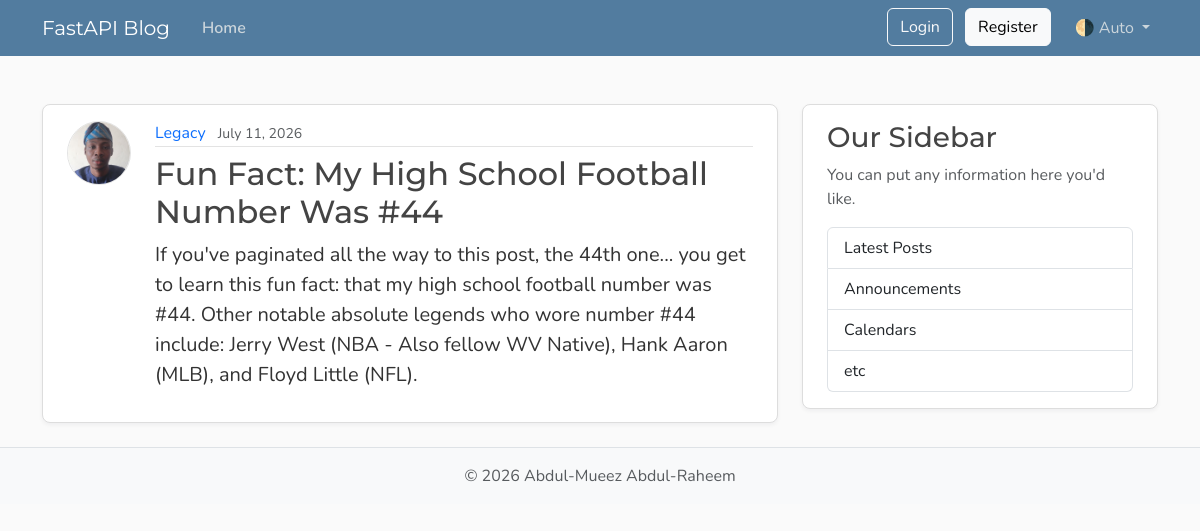
/posts/1, run on the app's committed database.
### model.py (models this page shows, shortened)
class User(Base):
    __tablename__ = "users"
    id: Mapped[int] = mapped_column(Integer, primary_key=True, index=True)
    username: Mapped[str] = mapped_column(String(50), unique=True, nullable=False)
    email: Mapped[str] = mapped_column(String(120), unique=True, nullable=False)
    password_hash: Mapped[str] = mapped_column(String(200), nullable=False)
    image_file: Mapped[str | None] = mapped_column(
        String(200),
        nullable=True,
        default=None,
    )
    posts: Mapped[list[Post]] = relationship(back_populates="author", cascade="all, delete-orphan")

class Post(Base):
    __tablename__ = "posts"
    id: Mapped[int] = mapped_column(Integer, primary_key=True, index=True)
    title: Mapped[str] = mapped_column(String(100), nullable=False)
    content: Mapped[str] = mapped_column(Text, nullable=False)
    user_id: Mapped[int] = mapped_column(
        ForeignKey("users.id"),
        nullable=False,
        index=True,
    )
    date_posted: Mapped[datetime] = mapped_column(
        DateTime(timezone=True),
        default=lambda: datetime.now(UTC),
    )
    author: Mapped[User] = relationship(back_populates="posts")

### main.py (the view)
@app.get("/posts/{post_id}", include_in_schema=False)
async def post_page(request: Request, post_id: int, db: Annotated[AsyncSession, Depends(get_db)]):
    result = await db.execute(
        select(model.Post).options(selectinload(model.Post.author)).where(model.Post.id == post_id)
    )
    post = result.scalars().first()
    if post:
        title = post.title[:50]
        return templates.TemplateResponse(
            request,
            "post.html",
            {"post": post, "title": title},
        )
    raise HTTPException(status_code=status.HTTP_404_NOT_FOUND, detail="Post not found")

### templates/post.html (shortened to what this page needs)
{% extends "layout.html" %}
{% block content %}
  <article class="content-section py-3 px-4 mb-4">
    <div class="d-flex align-items-start gap-4">
      <img class="rounded-circle article-img flex-shrink-0"
           src="{{ post.author.image_path}}"
           alt="{{ post.author.username}}'s profile picture"
           width="64"
           height="64"
           loading="lazy">
      <div class="flex-grow-1">
        <div class="article-metadata mb-2">
          <a class="me-2" href="{{ url_for("user_posts", user_id=post.author.id) }}">{{ post.author.username }}</a>
          <small class="text-body-secondary">{{ post.date_posted.strftime("%B %d, %Y")}}</small>
        </div>
        <h2 class="article-title">{{ post.title }}</h2>
        <p class="article-content">{{ post.content }}</p>
      </div>
    </div>
  </article>
{% endblock content %}

### static/css/main.css (style rules this page uses)
:root { --font-heading: "Montserrat", system-ui, -apple-system, BlinkMacSystemFont, sans-serif; --font-body: "Nunito", system-ui, -apple-system, BlinkMacSystemFont, sans-serif; --color-bg-body: #fafafa; --color-bg-content: #ffffff; --color-text-primary: #333333; --color-text-heading: #444444; --color-steel: #527c9f; --color-nav-link: #cbd5db; --color-nav-link-hover: #ffffff; --color-link-hover: #428bca; --color-border: #dddddd; --color-border-light: #e3e3e3; --spacing-xl: 5rem; --article-img-size: 4rem; --account-img-size: 7.813rem; }
body { font-family: var(--font-body); background: var(--color-bg-body); color: var(--color-text-primary); }
h1, h2, h3, h4, h5, h6 { font-family: var(--font-heading); color: var(--color-text-heading); }
a { text-decoration: none; }
.content-section { background: var(--color-bg-content); border: 1px solid var(--color-border); border-radius: 0.5rem; box-shadow: 0 2px 4px rgba(15, 23, 42, 0.05); transition: box-shadow 0.15s ease, transform 0.15s ease, border-color 0.15s ease; }
.article-title { color: var(--color-text-heading); transition: color 0.2s ease-in-out; }
.article-content { white-space: pre-line; font-size: 1.25rem; }
.article-img { height: var(--article-img-size); width: var(--article-img-size); flex-shrink: 0; object-fit: cover; border: 1px solid var(--color-border-light); box-shadow: 0 0 0 2px var(--color-bg-content); }
.article-metadata { padding-bottom: 0.063rem; border-bottom: 1px solid var(--color-border-light); }
.article-metadata a { transition: color 0.2s ease-in-out; }

### data on the page
User: author.image_path (picture), author.username "Legacy"
Post: date_posted "July 11, 2026", title "Fun Fact: My High School Football Number Was #44", content "If you've paginated all the way to this post, the 44th one... you get to learn this fun fact: that my high school football number was #44. Other notable absolute legends who wore number #44 include: Jerry West (NBA - Also fellow WV Native), Hank Aaron (MLB), and Floyd Little (NFL)."
